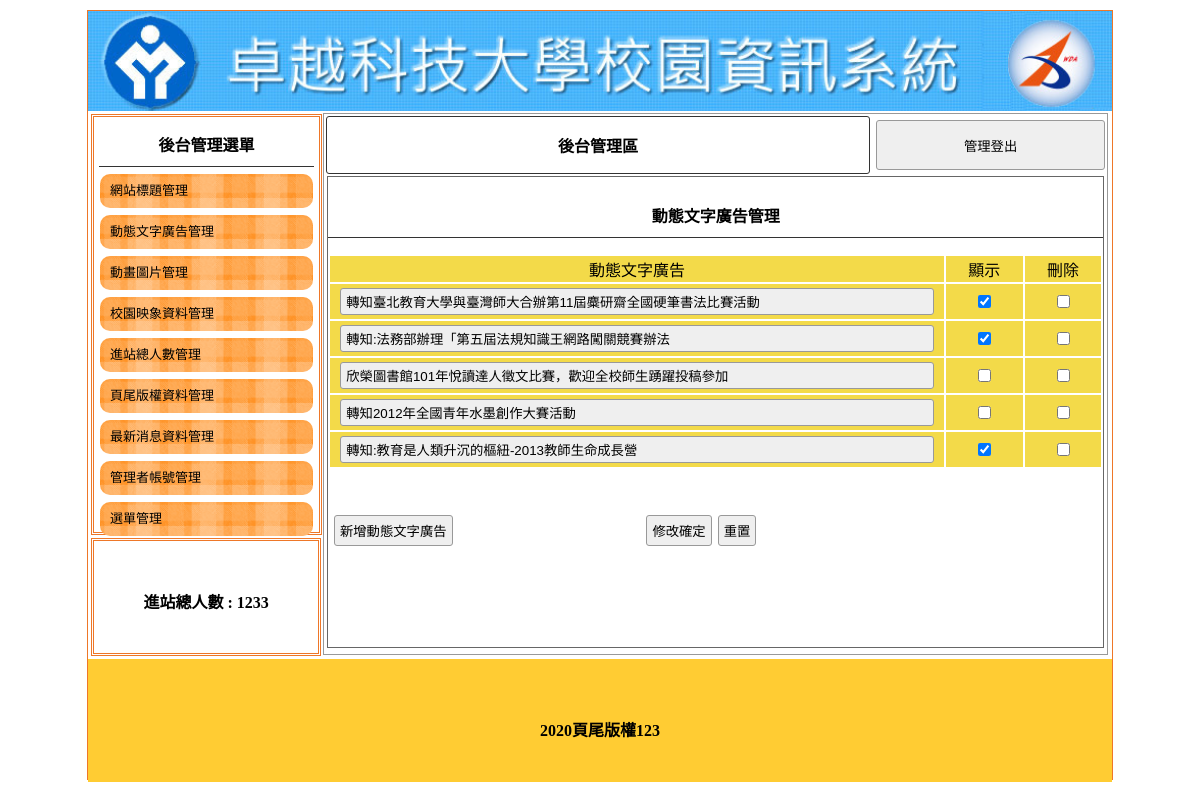
Screenshot of /backend.php?do=ad with the database file from the repository.
### tables this page shows
CREATE TABLE `title` (
  `id` int(11) UNSIGNED NOT NULL,
  `text` text DEFAULT NULL,
  `img` text DEFAULT NULL,
  `sh` int(1) NOT NULL
);

CREATE TABLE `total` (
  `id` int(11) UNSIGNED NOT NULL,
  `total` int(11) UNSIGNED NOT NULL
);

CREATE TABLE `ad` (
  `id` int(11) UNSIGNED NOT NULL,
  `text` text DEFAULT NULL,
  `img` text DEFAULT NULL,
  `sh` int(1) NOT NULL
);

CREATE TABLE `bottom` (
  `id` int(11) UNSIGNED NOT NULL,
  `bottom` text NOT NULL
);

### base.php (called while the page is built, shortened)
<?php
$tstr = [
    'title' => "網站標題管理",
    'ad' => "動態文字廣告管理",
    'mvim' => "動畫圖片管理",
    'image' => "校園映像資料管理",
    'total' => "進站人數管理",
    'bottom' => "頁尾版權資料管理",
    'news' => "最新消息資料管理",
    'admin' => "管理者帳號管理",
    'menu' => "選單管理",
];
$addstr = [
    'title' => "新增網站標題圖片",
    'ad' => "新增動態文字廣告",
    'mvim' => "新增動畫圖片",
    'image' => "新增校園映像圖片",
    'total' => "新增進站人數",
    'bottom' => "新增頁尾版權文字",
    'news' => "新增最新消息",
    'admin' => "新增管理者帳號",
    'menu' => "新增主選單",
];
class DB
{
    private $dsn = "mysql:host=localhost;dbname=db21;charset=utf8";
    private $table;
    private $pw = "";
    private $user = "root";
    private $pdo;
    public function __construct($table)
    {
        $this->table = $table;
        $this->pdo = new PDO($this->dsn, $this->user, $this->pw);
    }
    function all(...$arg)
    {
        $sql = "select * from $this->table ";
        return $this->pdo->query($sql)->fetchAll();
    }
    function find($arg)
    {
        $sql = "select * from $this->table ";
        if (is_array($arg)) {
            foreach ($arg as $key => $value) {
                $tmp[] = sprintf("`%s`='%s'", $key, $value);
            }
            $sql .= " where " . implode(" && ", $tmp);
        } else {
            $sql .= " where `id`='$arg'";
        }
        return $this->pdo->query($sql)->fetch(PDO::FETCH_ASSOC);
    }
}
$Title = new DB("title");
$Ad = new DB("ad");
$Bottom = new DB("bottom");
$Total = new DB("total");

### backend/ad.php (the view, shortened to what this page needs)
<div style="width:99%; height:87%; margin:auto; overflow:auto; border:#666 1px solid;">
    <p class="t cent botli"><?= $tstr[$do]; ?></p>
    <form method="post" action="./api/edit.php">
        <table width="100%">
            <tbody>
                <tr class="yel">
                    <td width="80%">動態文字廣告</td>
                    <td width="10%">顯示</td>
                    <td width="10%">刪除</td>
                </tr>
                <?php
                $rows = $Ad->all();
                foreach ($rows as $row) {
                ?>
                    <tr class="yel">
                        <td>
                            <input type="text" name="text[]" value="<?=$row['text'];?>" style="width:95%;">
                        </td>
                        <td>
                            <input type="checkbox" name="sh[]" value="<?=$row['id'];?>" <?=($row['sh']==1?"checked":"")?>>
                        </td>
                        <td>
                        <input type="checkbox" name="del[]" value="<?=$row['id'];?>">
                        </td>
                    </tr>
                <?php
                }
                ?>
            </tbody>
        </table>
        <table style="margin-top:40px; width:70%;">
            <tbody>
                <tr>
                    <td width="200px"><input type="button" onclick="op('#cover','#cvr','./modal/<?=$do;?>.php?table=<?=$do;?>')" value="<?=$addstr[$do];?>"></td>
                    <td class="cent"><input type="submit" value="修改確定"><input type="reset" value="重置">
                    </td>
                </tr>
            </tbody>
        </table>
    </form>
</div>

### backend.php (shortened to what this page needs)
<?php
include_once "base.php";
?>
<!DOCTYPE html PUBLIC "-//W3C//DTD XHTML 1.0 Transitional//EN" "http://www.w3.org/TR/xhtml1/DTD/xhtml1-transitional.dtd">
<html xmlns="http://www.w3.org/1999/xhtml">
<head>
	<link href="css/css.css" rel="stylesheet" type="text/css">
</head>
<body>
	<div id="main">
		<a title="<?=$Title->find(['sh'=>1])['text'];?>" href="index.php">
			<div class="ti" style="background:url('img/<?=$Title->find(['sh'=>1])['img'];?>'); background-size:cover;"></div>
		</a>
		<div id="ms">
			<div id="lf" style="float:left;">
				<div id="menuput" class="dbor">
					<span class="t botli">後台管理選單</span>
					<a style="color:#000; font-size:13px; text-decoration:none;" href="?do=title">
						<div class="mainmu">
							網站標題管理 </div>
					</a>
					<a style="color:#000; font-size:13px; text-decoration:none;" href="?do=ad">
						<div class="mainmu">
							動態文字廣告管理 </div>
					</a>
					<a style="color:#000; font-size:13px; text-decoration:none;" href="?do=mvim">
						<div class="mainmu">
							動畫圖片管理 </div>
					</a>
					<a style="color:#000; font-size:13px; text-decoration:none;" href="?do=image">
						<div class="mainmu">
							校園映象資料管理 </div>
					</a>
					<a style="color:#000; font-size:13px; text-decoration:none;" href="?do=total">
						<div class="mainmu">
							進站總人數管理 </div>
					</a>
					<a style="color:#000; font-size:13px; text-decoration:none;" href="?do=bottom">
						<div class="mainmu">
							頁尾版權資料管理 </div>
					</a>
					<a style="color:#000; font-size:13px; text-decoration:none;" href="?do=news">
						<div class="mainmu">
							最新消息資料管理 </div>
					</a>
					<a style="color:#000; font-size:13px; text-decoration:none;" href="?do=admin">
						<div class="mainmu">
							管理者帳號管理 </div>
					</a>
					<a style="color:#000; font-size:13px; text-decoration:none;" href="?do=menu">
						<div class="mainmu">
							選單管理 </div>
					</a>
				</div>
				<div class="dbor" style="margin:3px; width:95%; height:20%; line-height:100px;">
					<span class="t">進站總人數 : <?=$Total->find(1)['total'];?> </span>
				</div>
			</div>
			<div class="di" style="height:540px; border:#999 1px solid; width:76.5%; margin:2px 0px 0px 0px; float:left; position:relative; left:20px;">
				<table width="100%">
					<tbody>
						<tr>
							<td style="width:70%;font-weight:800; border:#333 1px solid; border-radius:3px;" class="cent"><a href="?do=admin" style="color:#000; text-decoration:none;">後台管理區</a></td>
							<td><button onclick="document.cookie='user=';location.replace('?')" style="width:99%; margin-right:2px; height:50px;">管理登出</button></td>
						</tr>
					</tbody>
				</table>
				<?php
				$do=(isset($_GET['do']))?$_GET['do']:'title';
                $file="./backend/".$do.".php";
                if(file_exists($file)){
                    include $file;
                }else{
                    include "./backend/title.php";
                }
				?>
			</div>
		</div>
		<div style="width:1024px; left:0px; position:relative; background:#FC3; margin-top:4px; height:123px; display:block;">
			<span class="t" style="line-height:123px;"><?=$Bottom->find(1)['bottom'];?></span>
		</div>
	</div>
</body>
</html>

### css/css.css (style rules this page uses)
body { padding:0px; margin:0px; }
#main { width:1024px; height:768px; margin:10px auto 10px auto; border:#EE7728 1px solid; position:relative; }
.ti { width:100%; height:100px; position:relative; background-size:cover; background-repeat:no-repeat; }
.dbor { border:#EE7728 double 3px; margin:1px; padding:2px 10px 2px 10px; }
.t { font-weight:800; display:block; text-align:center; padding:10px 1px 10px 1px; }
.botli { border-bottom:#333 1px solid; }
.mainmu { position:relative; border-radius:10px; background:url(../icon/menu.fw.png) center no-repeat; background-size:cover; line-height:30px; padding:2px 10px 2px 10px; margin:7px 1px 7px 1px; }
#lf { height:540px; width:21%; display:inline-block; }
#menuput { width:100%; height:75%; position:relative; padding:5px; display:block; margin: 3px; }
.di { display:inline-block; }
.cent { text-align:center; }
input,button { border:#999 1px solid; border-radius:3px; background:#EFEFEF; padding:5px; margin:3px; }
input[type=text],input[type=password] { width:150px; }
.yel td { background:#F3DA49; text-align:center; }

### rows the page displays
title: img (picture)
total: total "1233"
ad: text "轉知臺北教育大學與臺灣師大合辦第11屆麋研齋全國硬筆書法比賽活動", sh "☑"
ad: text "轉知:法務部辦理「第五屆法規知識王網路闖關競賽辦法", sh "☑"
ad: text "欣榮圖書館101年悅讀達人徵文比賽，歡迎全校師生踴躍投稿參加"
ad: text "轉知2012年全國青年水墨創作大賽活動"
ad: text "轉知:教育是人類升沉的樞紐-2013教師生命成長營", sh "☑"
bottom: bottom "2020頁尾版權123"

### other values shown
$tstr[$do] "動態文字廣告管理"
